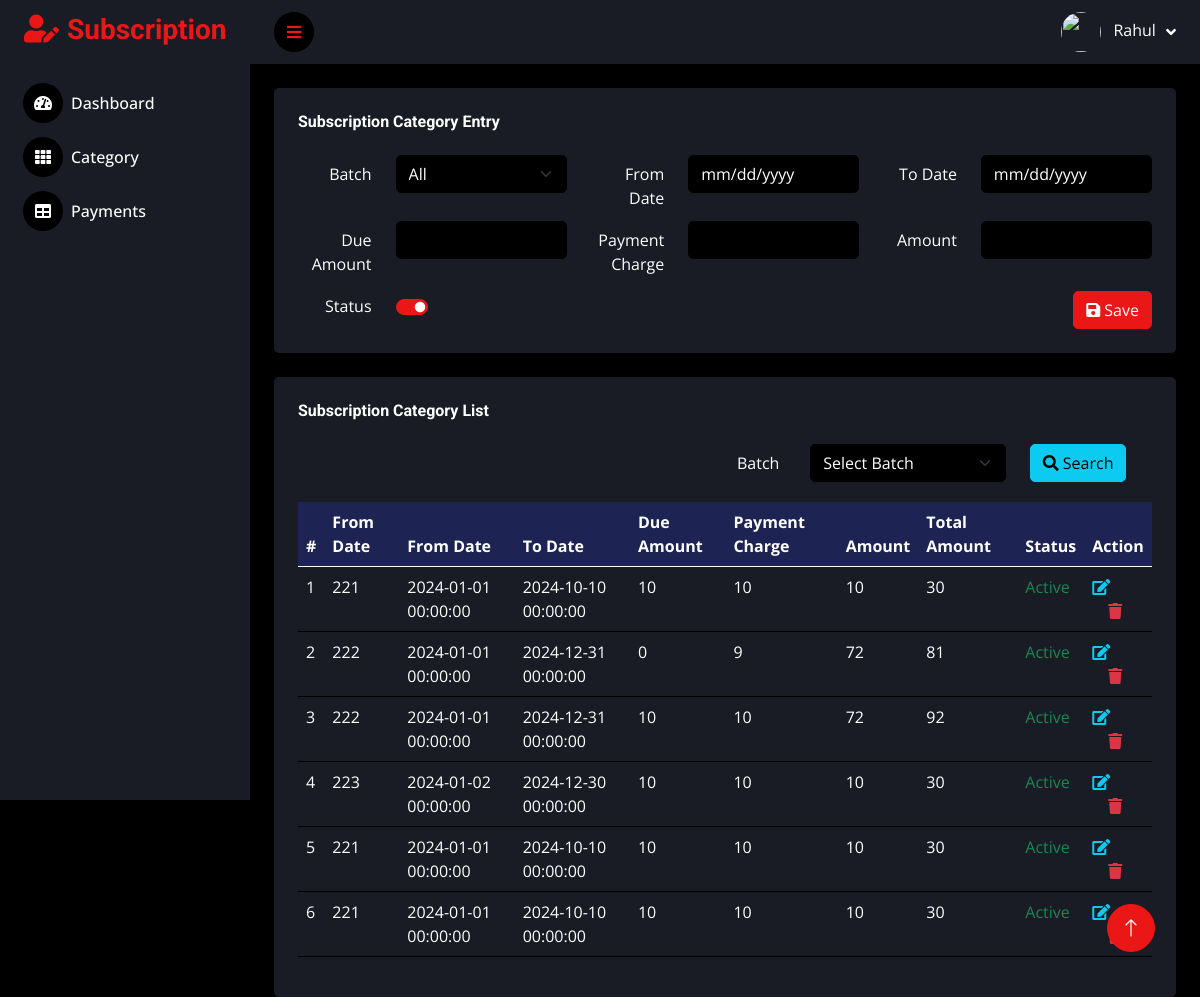
Page /admin/subscription-category.php (signed in) on the committed database.
### tables this page shows
CREATE TABLE IF NOT EXISTS `subscription_category` (
  `id` int(11) NOT NULL AUTO_INCREMENT,
  `class_id` int(11) NOT NULL,
  `from_date` datetime NOT NULL,
  `to_date` datetime NOT NULL,
  `due_amount` int(11) NOT NULL,
  `payment_charge` int(11) NOT NULL,
  `amount` int(11) NOT NULL,
  `total_amount` int(11) NOT NULL,
  `status` varbinary(50) NOT NULL DEFAULT '0',
  `create_date` datetime DEFAULT CURRENT_TIMESTAMP,
  `update_date` datetime DEFAULT CURRENT_TIMESTAMP,
  PRIMARY KEY (`id`)
);

### db_connection.php (called while the page is built, shortened)
<?php
 $adminURL='http://bp_service_subscription.oo/admin';

### admin/subscription-category.php (the view, shortened to what this page needs)
<?php
    include_once('../db_connection.php');
    if (strlen($_SESSION['id']==0)) {
    header('location:logout.php');
    } else{
?>
<?php include("./common/header.php"); ?>
<?php include("./common/sidebar.php"); ?>
        <div class="content">
            <?php include("./common/topbar.php"); ?>
            <div class="container-fluid pt-4 px-4">
                <div class="row g-4">
                    <div class="col-sm-12 col-xl-12">
                        <div class="bg-secondary rounded h-100 p-4">
                            <h6 class="mb-4">Subscription Category Entry</h6>
                            <form method="post">
                                <div class="row">
                                    <div class="col-md-4">
                                        <div class="row mb-1">
                                            <label for="Batch" class="col-sm-4 col-form-label text-end">Batch</label>
                                            <div class="col-sm-8">
                                                <select name="class_id" class="form-select" >
                                                    <option selected="selected" value="0">All</option>
                                                </select>
                                            </div>
                                        </div>
                                    </div>
                                    <div class="col-md-4">
                                        <div class="row mb-1">
                                            <label for="fromDate" class="col-sm-4 col-form-label text-end">From Date</label>
                                            <div class="col-sm-8">
                                                <input type="date" class="form-control" id="fromDate" name="from_date">
                                            </div>
                                        </div>
                                    </div>
                                    <div class="col-md-4">
                                        <div class="row mb-1">
                                            <label for="toDate" class="col-sm-4 col-form-label text-end">To Date</label>
                                            <div class="col-sm-8">
                                                <input type="date" class="form-control" name="to_date" id="toDate">
                                            </div>
                                        </div>
                                    </div>
                                    <div class="col-md-4">
                                        <div class="row mb-1">
                                            <label for="Amount" class="col-sm-4 col-form-label text-end">Due
                                                Amount</label>
                                            <div class="col-sm-8">
                                                <input type="text" class="form-control" name="due_amount" id="dueAmount">
                                            </div>
                                        </div>
                                    </div>
                                    <div class="col-md-4">
                                        <div class="row mb-1">
                                            <label for="paymentCharge" class="col-sm-4 col-form-label text-end">Payment Charge</label>
                                            <div class="col-sm-8">
                                                <input type="text" class="form-control"  name="payment_charge" id="paymentCharge">
                                            </div>
                                        </div>
                                    </div>
                                    <div class="col-md-4">
                                        <div class="row mb-1">
                                            <label for="Amount" class="col-sm-4 col-form-label text-end">Amount </label>
                                            <div class="col-sm-8">
                                                <input type="text" class="form-control" name="amount" id="Amount">
                                            </div>
                                        </div>
                                    </div>
                                    <div class="col-md-4">
                                        <div class="row mb-1">
                                            <label for="Status" class="col-sm-4 col-form-label text-end">Status </label>
                                            <div class="col-sm-8">
                                                <div class="form-check form-switch mt-2">
                                                    <input class="form-check-input" type="checkbox" role="switch" name="status" id="Status" checked="true">
                                                </div>
                                            </div>
                                        </div>
                                    </div>
                                    <div class="col-md-8">
                                        <div class="text-end mt-1">
                                            <button type="submit" name="submit" class="btn btn-primary"><i class="fa fa-save"></i> Save</button>
                                        </div>
                                    </div>
                                </div>
                            </form>
                        </div>
                    </div>
                    <div class="col-12">
                        <div class="bg-secondary rounded h-100 p-4">
                            <h6 class="mb-4">Subscription Category List</h6>
                            <div class="row">
                                <div class="col-md-12">
                                    <form>
                                        <div class="row">
                                            <div class="col-md-6"></div>
                                            <div class="col-md-4">
                                                <div class="row mb-1">
                                                    <label for="Batch" class="col-sm-3 col-form-label">Batch</label>
                                                    <div class="col-sm-9">
                                                        <select id="Batch" class="form-select mb-3"
                                                            aria-label="Default select example">
                                                            <option selected>Select Batch</option>
                                                        </select>
                                                    </div>
                                                </div>
                                            </div>
                                            <div class="col-md-2">
                                                <div class="">
                                                    <button type="submit" class="btn btn-info"><i class="fa fa-search"></i> Search</button>
                                                </div>
                                            </div>
                                        </div>
                                    </form>
                                </div>
                                <div class="col-md-12">
                                    <div class="table-responsive">
                                        <table class="table">
                                            <thead>
                                                <tr>
                                                    <th scope="col">#</th>
                                                    <th scope="col">From Date</th>
                                                    <th scope="col">From Date</th>
                                                    <th scope="col">To Date</th>
                                                    <th scope="col">Due Amount</th>
                                                    <th scope="col">Payment Charge</th>
                                                    <th scope="col">Amount</th>
                                                    <th scope="col">Total Amount</th>
                                                    <th scope="col">Status</th>
                                                    <th scope="col">Action</th>
                                                </tr>
                                            </thead>
                                            <tbody>
                                            <?php
                                                    $count = 1;
                                                    $query=mysqli_query($conn_integration,"select * from subscription_category");
                                                    while($result=mysqli_fetch_array($query))
                                                {
                                            ?>
                                                <tr>
                                                    <td><?php echo $count; ?></td>
                                                    <td><?php echo $result['class_id'];?></td>
                                                    <td><?php echo $result['from_date'];?></td>
                                                    <td><?php echo $result['to_date'];?></td>
                                                    <td><?php echo $result['due_amount'];?></td>
                                                    <td><?php echo $result['payment_charge'];?></td>
                                                    <td><?php echo $result['amount'];?></td>
                                                    <td><?php echo $result['total_amount'];?></td>
                                                    <td>
                                                         <?php if($result['status']==0){ ?> <span class="text-success">Active</span><?php }else{ ?>
                                                        <span class="text-danger">InActive</span> <?php } ?>
                                                    </td>
                                                    <td>
                                                        <a href="" class="text-info"><i class="fa fa-edit"></i></a>
                                                        <a href="" class="text-danger ms-3"><i
                                                                class="fa fa-trash"></i></a>
                                                    </td>
                                                </tr>
                                            <?php
                                                $count ++;
                                                }
                                             ?>
                                            </tbody>
                                        </table>
                                    </div>
                                </div>
                            </div>
                        </div>
                    </div>
                </div>
            </div>
        </div>
<?php } ?>
<?php include("./common/footer.php"); ?>

### admin/common/header.php (shortened to what this page needs)
<!DOCTYPE html>
<html lang="en">
<head>
    <link href="https://cdnjs.cloudflare.com/ajax/libs/font-awesome/5.10.0/css/all.min.css" rel="stylesheet">
    <link href="https://cdn.jsdelivr.net/npm/bootstrap-icons@1.4.1/font/bootstrap-icons.css" rel="stylesheet">
    <link href="./assets/lib/owlcarousel/assets/owl.carousel.min.css" rel="stylesheet">
    <link href="./assets/lib/tempusdominus/css/tempusdominus-bootstrap-4.min.css" rel="stylesheet" />
    <link href="./assets/css/bootstrap.min.css" rel="stylesheet">
    <link href="./assets/css/style.css" rel="stylesheet">
</head>
<body>
    <div class="container-fluid position-relative d-flex p-0">

### admin/common/sidebar.php
 <div class="sidebar pe-4 pb-3">
    <nav class="navbar bg-secondary navbar-dark">
        <a href="index.php" class="navbar-brand mx-4 mb-3">
            <h3 class="text-primary"><i class="fa fa-user-edit me-2"></i>Subscription</h3>
        </a>
        <div class="navbar-nav w-100">
            <a href="dashboard.php" class="nav-item nav-link"><i
                    class="fa fa-tachometer-alt me-2"></i>Dashboard</a>
            <a href="subscription-category.php" class="nav-item nav-link"><i class="fa fa-th me-2"></i>Category</a>
            <a href="payments.php" class="nav-item nav-link"><i class="fa fa-table me-2"></i>Payments</a>
        </div>
    </nav>
</div>

### admin/common/topbar.php (shortened to what this page needs)
 <nav class="navbar navbar-expand bg-secondary navbar-dark sticky-top px-4 py-0">
    <a href="#" class="sidebar-toggler flex-shrink-0">
        <i class="fa fa-bars"></i>
    </a>
    <div class="navbar-nav align-items-center ms-auto">
        <div class="nav-item dropdown">
            <a href="#" class="nav-link dropdown-toggle" data-bs-toggle="dropdown">
                <img class="rounded-circle me-lg-2" src="<?php echo $adminURL?>/assets/img/user.jpg" alt=""
                    style="width: 40px; height: 40px;">
                <span class="d-none d-lg-inline-flex"><?php echo $_SESSION['name'];?></span>
            </a>
        </div>
    </div>
</nav>

### admin/common/footer.php (shortened to what this page needs)
<a href="#" class="btn btn-lg btn-primary btn-lg-square back-to-top"><i class="bi bi-arrow-up"></i></a>
   </div>
</body>
</html>

### admin/assets/css/style.css (style rules this page uses)
:root { --primary: #EB1616; --secondary: #191C24; --light: #ffffff; --dark: #000000; }
.back-to-top { position: fixed; display: none; right: 45px; bottom: 45px; z-index: 99; }
.btn { transition: .5s; }
.btn-lg-square { width: 48px; height: 48px; }
.btn-square, .btn-sm-square, .btn-lg-square { padding: 0; display: inline-flex; align-items: center; justify-content: center; font-weight: normal; border-radius: 50px; }
table { color: #fff!important; }
.table thead tr th { background-color: #1d2453; }
.sidebar { position: fixed; top: 0; left: 0; bottom: 0; width: 250px; height: 100vh; overflow-y: auto; background: var(--secondary); transition: 0.5s; z-index: 999; }
.content { margin-left: 250px; min-height: 100vh; background: var(--dark); transition: 0.5s; }
@media (min-width: 992px) { .sidebar { margin-left: 0; } }
@media (min-width: 992px) { .content { width: calc(100% - 250px); } }
.sidebar .navbar .navbar-nav .nav-link { padding: 7px 20px; color: var(--light); font-weight: 500; border-left: 3px solid var(--secondary); border-radius: 0 30px 30px 0; outline: none; }
.sidebar .navbar .navbar-nav .nav-link i { width: 40px; height: 40px; display: inline-flex; align-items: center; justify-content: center; background: var(--dark); border-radius: 40px; }
.content .navbar .navbar-nav .nav-link { margin-left: 25px; padding: 12px 0; color: var(--light); outline: none; }
.content .navbar .sidebar-toggler, .content .navbar .navbar-nav .nav-link i { width: 40px; height: 40px; display: inline-flex; align-items: center; justify-content: center; background: var(--dark); border-radius: 40px; }
.content .navbar .dropdown-toggle::after { margin-left: 6px; vertical-align: middle; border: none; content: "\f107"; font-family: "Font Awesome 5 Free"; font-weight: 900; transition: .5s; }

### rows in the picture
subscription_category: class "221", from_date "2024-01-01 00:00:00", to_date "2024-10-10 00:00:00", due_amount "10", payment_charge "10", amount "10", total_amount "30", status "Active"
subscription_category: class "222", from_date "2024-01-01 00:00:00", to_date "2024-12-31 00:00:00", due_amount "0", payment_charge "9", amount "72", total_amount "81", status "Active"
subscription_category: class "222", from_date "2024-01-01 00:00:00", to_date "2024-12-31 00:00:00", due_amount "10", payment_charge "10", amount "72", total_amount "92", status "Active"
subscription_category: class "223", from_date "2024-01-02 00:00:00", to_date "2024-12-30 00:00:00", due_amount "10", payment_charge "10", amount "10", total_amount "30", status "Active"
subscription_category: class "221", from_date "2024-01-01 00:00:00", to_date "2024-10-10 00:00:00", due_amount "10", payment_charge "10", amount "10", total_amount "30", status "Active"
subscription_category: class "221", from_date "2024-01-01 00:00:00", to_date "2024-10-10 00:00:00", due_amount "10", payment_charge "10", amount "10", total_amount "30", status "Active"

### other values in the picture
$_SESSION['name'] "Rahul"
